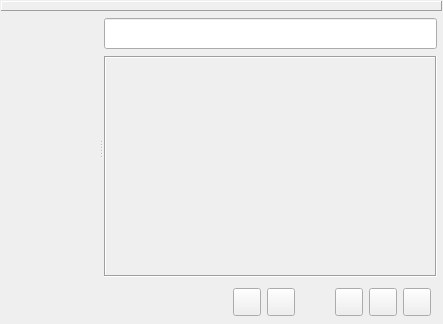
<?xml version="1.0" encoding="UTF-8"?>
<ui version="4.0">
 <class>MainWindow</class>
 <widget class="QMainWindow" name="MainWindow">
  <property name="geometry">
   <rect>
    <x>0</x>
    <y>0</y>
    <width>443</width>
    <height>324</height>
   </rect>
  </property>
  <property name="sizePolicy">
   <sizepolicy hsizetype="Expanding" vsizetype="Expanding">
    <horstretch>0</horstretch>
    <verstretch>0</verstretch>
   </sizepolicy>
  </property>
  <property name="windowTitle">
   <string>Menu</string>
  </property>
  <property name="toolButtonStyle">
   <enum>Qt::ToolButtonTextOnly</enum>
  </property>
  <property name="dockOptions">
   <set>QMainWindow::AllowTabbedDocks|QMainWindow::AnimatedDocks</set>
  </property>
  <widget class="QWidget" name="centralWidget">
   <layout class="QVBoxLayout" name="verticalLayout_3">
    <property name="spacing">
     <number>0</number>
    </property>
    <property name="leftMargin">
     <number>1</number>
    </property>
    <property name="topMargin">
     <number>1</number>
    </property>
    <property name="rightMargin">
     <number>1</number>
    </property>
    <property name="bottomMargin">
     <number>1</number>
    </property>
    <item>
     <widget class="QFrame" name="frameTopBar">
      <property name="minimumSize">
       <size>
        <width>0</width>
        <height>10</height>
       </size>
      </property>
      <property name="maximumSize">
       <size>
        <width>16777215</width>
        <height>10</height>
       </size>
      </property>
      <property name="baseSize">
       <size>
        <width>0</width>
        <height>10</height>
       </size>
      </property>
      <property name="frameShape">
       <enum>QFrame::Panel</enum>
      </property>
      <property name="frameShadow">
       <enum>QFrame::Raised</enum>
      </property>
     </widget>
    </item>
    <item>
     <widget class="QFrame" name="frame">
      <property name="sizePolicy">
       <sizepolicy hsizetype="Preferred" vsizetype="Preferred">
        <horstretch>0</horstretch>
        <verstretch>0</verstretch>
       </sizepolicy>
      </property>
      <property name="minimumSize">
       <size>
        <width>10</width>
        <height>10</height>
       </size>
      </property>
      <property name="baseSize">
       <size>
        <width>200</width>
        <height>200</height>
       </size>
      </property>
      <property name="frameShape">
       <enum>QFrame::NoFrame</enum>
      </property>
      <property name="frameShadow">
       <enum>QFrame::Raised</enum>
      </property>
      <layout class="QVBoxLayout" name="verticalLayout">
       <property name="spacing">
        <number>0</number>
       </property>
       <property name="sizeConstraint">
        <enum>QLayout::SetMaximumSize</enum>
       </property>
       <property name="leftMargin">
        <number>0</number>
       </property>
       <property name="topMargin">
        <number>6</number>
       </property>
       <property name="rightMargin">
        <number>0</number>
       </property>
       <property name="bottomMargin">
        <number>0</number>
       </property>
       <item>
        <widget class="QFrame" name="frameSplit">
         <property name="frameShape">
          <enum>QFrame::NoFrame</enum>
         </property>
         <property name="frameShadow">
          <enum>QFrame::Sunken</enum>
         </property>
         <layout class="QVBoxLayout" name="verticalLayoutSplit">
          <property name="spacing">
           <number>0</number>
          </property>
          <property name="leftMargin">
           <number>5</number>
          </property>
          <property name="topMargin">
           <number>1</number>
          </property>
          <property name="rightMargin">
           <number>5</number>
          </property>
          <property name="bottomMargin">
           <number>0</number>
          </property>
          <item>
           <widget class="QSplitter" name="splitter">
            <property name="sizePolicy">
             <sizepolicy hsizetype="Expanding" vsizetype="Expanding">
              <horstretch>0</horstretch>
              <verstretch>0</verstretch>
             </sizepolicy>
            </property>
            <property name="minimumSize">
             <size>
              <width>100</width>
              <height>100</height>
             </size>
            </property>
            <property name="orientation">
             <enum>Qt::Horizontal</enum>
            </property>
            <property name="handleWidth">
             <number>6</number>
            </property>
            <widget class="QFrame" name="frameCat">
             <property name="sizePolicy">
              <sizepolicy hsizetype="Preferred" vsizetype="Preferred">
               <horstretch>0</horstretch>
               <verstretch>0</verstretch>
              </sizepolicy>
             </property>
             <property name="frameShape">
              <enum>QFrame::NoFrame</enum>
             </property>
             <property name="frameShadow">
              <enum>QFrame::Raised</enum>
             </property>
             <layout class="QHBoxLayout" name="horizontalLayoutCat">
              <property name="spacing">
               <number>0</number>
              </property>
              <property name="leftMargin">
               <number>0</number>
              </property>
              <property name="topMargin">
               <number>0</number>
              </property>
              <property name="rightMargin">
               <number>0</number>
              </property>
              <property name="bottomMargin">
               <number>0</number>
              </property>
              <item>
               <widget class="ItemList" name="categories" native="true">
                <property name="sizePolicy">
                 <sizepolicy hsizetype="Preferred" vsizetype="Preferred">
                  <horstretch>100</horstretch>
                  <verstretch>100</verstretch>
                 </sizepolicy>
                </property>
                <property name="minimumSize">
                 <size>
                  <width>30</width>
                  <height>30</height>
                 </size>
                </property>
               </widget>
              </item>
             </layout>
            </widget>
            <widget class="QFrame" name="frameAppPanel">
             <property name="sizePolicy">
              <sizepolicy hsizetype="Preferred" vsizetype="Preferred">
               <horstretch>0</horstretch>
               <verstretch>0</verstretch>
              </sizepolicy>
             </property>
             <property name="frameShape">
              <enum>QFrame::NoFrame</enum>
             </property>
             <property name="frameShadow">
              <enum>QFrame::Sunken</enum>
             </property>
             <layout class="QVBoxLayout" name="verticalLayout_2">
              <property name="spacing">
               <number>4</number>
              </property>
              <property name="leftMargin">
               <number>0</number>
              </property>
              <property name="topMargin">
               <number>0</number>
              </property>
              <property name="rightMargin">
               <number>0</number>
              </property>
              <property name="bottomMargin">
               <number>0</number>
              </property>
              <item>
               <widget class="QFrame" name="frameSearch">
                <property name="minimumSize">
                 <size>
                  <width>0</width>
                  <height>34</height>
                 </size>
                </property>
                <property name="frameShape">
                 <enum>QFrame::NoFrame</enum>
                </property>
                <property name="frameShadow">
                 <enum>QFrame::Raised</enum>
                </property>
                <layout class="QHBoxLayout" name="horizontalLayout">
                 <property name="spacing">
                  <number>0</number>
                 </property>
                 <property name="sizeConstraint">
                  <enum>QLayout::SetMaximumSize</enum>
                 </property>
                 <property name="leftMargin">
                  <number>0</number>
                 </property>
                 <property name="topMargin">
                  <number>0</number>
                 </property>
                 <property name="rightMargin">
                  <number>0</number>
                 </property>
                 <property name="bottomMargin">
                  <number>3</number>
                 </property>
                 <item>
                  <widget class="SearchBox" name="lineEditSearchBox">
                   <property name="sizePolicy">
                    <sizepolicy hsizetype="Preferred" vsizetype="Preferred">
                     <horstretch>0</horstretch>
                     <verstretch>0</verstretch>
                    </sizepolicy>
                   </property>
                  </widget>
                 </item>
                </layout>
               </widget>
              </item>
              <item>
               <widget class="QFrame" name="frameAppList">
                <property name="frameShape">
                 <enum>QFrame::Box</enum>
                </property>
                <property name="frameShadow">
                 <enum>QFrame::Sunken</enum>
                </property>
                <layout class="QHBoxLayout" name="horizontalLayout_3">
                 <property name="spacing">
                  <number>0</number>
                 </property>
                 <property name="leftMargin">
                  <number>0</number>
                 </property>
                 <property name="topMargin">
                  <number>0</number>
                 </property>
                 <property name="rightMargin">
                  <number>0</number>
                 </property>
                 <property name="bottomMargin">
                  <number>0</number>
                 </property>
                 <item>
                  <widget class="ItemList" name="applications" native="true">
                   <property name="sizePolicy">
                    <sizepolicy hsizetype="Expanding" vsizetype="Expanding">
                     <horstretch>100</horstretch>
                     <verstretch>100</verstretch>
                    </sizepolicy>
                   </property>
                   <property name="minimumSize">
                    <size>
                     <width>30</width>
                     <height>30</height>
                    </size>
                   </property>
                   <property name="sizeIncrement">
                    <size>
                     <width>5</width>
                     <height>5</height>
                    </size>
                   </property>
                  </widget>
                 </item>
                </layout>
               </widget>
              </item>
             </layout>
            </widget>
           </widget>
          </item>
         </layout>
        </widget>
       </item>
       <item>
        <widget class="QFrame" name="frameTool">
         <property name="minimumSize">
          <size>
           <width>0</width>
           <height>46</height>
          </size>
         </property>
         <property name="maximumSize">
          <size>
           <width>220</width>
           <height>46</height>
          </size>
         </property>
         <property name="layoutDirection">
          <enum>Qt::RightToLeft</enum>
         </property>
         <property name="frameShape">
          <enum>QFrame::NoFrame</enum>
         </property>
         <property name="frameShadow">
          <enum>QFrame::Raised</enum>
         </property>
         <layout class="QHBoxLayout" name="horizontalLayout_2">
          <item>
           <widget class="ToolButton" name="buttonShutdown">
            <property name="sizePolicy">
             <sizepolicy hsizetype="Preferred" vsizetype="Preferred">
              <horstretch>0</horstretch>
              <verstretch>0</verstretch>
             </sizepolicy>
            </property>
            <property name="minimumSize">
             <size>
              <width>28</width>
              <height>28</height>
             </size>
            </property>
            <property name="maximumSize">
             <size>
              <width>28</width>
              <height>28</height>
             </size>
            </property>
            <property name="toolTip">
             <string extracomment="Shutdown"/>
            </property>
            <property name="layoutDirection">
             <enum>Qt::LeftToRight</enum>
            </property>
            <property name="text">
             <string/>
            </property>
            <property name="iconSize">
             <size>
              <width>24</width>
              <height>24</height>
             </size>
            </property>
            <property name="flat">
             <bool>false</bool>
            </property>
           </widget>
          </item>
          <item>
           <widget class="ToolButton" name="buttonLogout">
            <property name="sizePolicy">
             <sizepolicy hsizetype="Preferred" vsizetype="Preferred">
              <horstretch>0</horstretch>
              <verstretch>0</verstretch>
             </sizepolicy>
            </property>
            <property name="minimumSize">
             <size>
              <width>28</width>
              <height>28</height>
             </size>
            </property>
            <property name="maximumSize">
             <size>
              <width>28</width>
              <height>28</height>
             </size>
            </property>
            <property name="toolTip">
             <string extracomment="Shutdown"/>
            </property>
            <property name="text">
             <string/>
            </property>
            <property name="iconSize">
             <size>
              <width>24</width>
              <height>24</height>
             </size>
            </property>
            <property name="flat">
             <bool>false</bool>
            </property>
           </widget>
          </item>
          <item>
           <widget class="ToolButton" name="buttonLock">
            <property name="sizePolicy">
             <sizepolicy hsizetype="Preferred" vsizetype="Preferred">
              <horstretch>0</horstretch>
              <verstretch>0</verstretch>
             </sizepolicy>
            </property>
            <property name="minimumSize">
             <size>
              <width>28</width>
              <height>28</height>
             </size>
            </property>
            <property name="maximumSize">
             <size>
              <width>28</width>
              <height>28</height>
             </size>
            </property>
            <property name="toolTip">
             <string extracomment="Shutdown"/>
            </property>
            <property name="text">
             <string/>
            </property>
            <property name="iconSize">
             <size>
              <width>24</width>
              <height>24</height>
             </size>
            </property>
            <property name="flat">
             <bool>false</bool>
            </property>
           </widget>
          </item>
          <item>
           <widget class="QLabel" name="labelSeparator">
            <property name="minimumSize">
             <size>
              <width>20</width>
              <height>0</height>
             </size>
            </property>
            <property name="text">
             <string/>
            </property>
           </widget>
          </item>
          <item>
           <widget class="ToolButton" name="buttonReload">
            <property name="sizePolicy">
             <sizepolicy hsizetype="Preferred" vsizetype="Preferred">
              <horstretch>0</horstretch>
              <verstretch>0</verstretch>
             </sizepolicy>
            </property>
            <property name="minimumSize">
             <size>
              <width>28</width>
              <height>28</height>
             </size>
            </property>
            <property name="maximumSize">
             <size>
              <width>28</width>
              <height>28</height>
             </size>
            </property>
            <property name="toolTip">
             <string extracomment="Shutdown"/>
            </property>
            <property name="text">
             <string/>
            </property>
            <property name="iconSize">
             <size>
              <width>24</width>
              <height>24</height>
             </size>
            </property>
            <property name="flat">
             <bool>false</bool>
            </property>
           </widget>
          </item>
          <item>
           <widget class="ToolButton" name="buttonSettings">
            <property name="sizePolicy">
             <sizepolicy hsizetype="Preferred" vsizetype="Preferred">
              <horstretch>0</horstretch>
              <verstretch>0</verstretch>
             </sizepolicy>
            </property>
            <property name="minimumSize">
             <size>
              <width>28</width>
              <height>28</height>
             </size>
            </property>
            <property name="maximumSize">
             <size>
              <width>28</width>
              <height>28</height>
             </size>
            </property>
            <property name="toolTip">
             <string extracomment="Shutdown"/>
            </property>
            <property name="text">
             <string/>
            </property>
            <property name="iconSize">
             <size>
              <width>24</width>
              <height>24</height>
             </size>
            </property>
            <property name="flat">
             <bool>false</bool>
            </property>
           </widget>
          </item>
         </layout>
        </widget>
       </item>
      </layout>
     </widget>
    </item>
   </layout>
  </widget>
 </widget>
 <layoutdefault spacing="6" margin="11"/>
 <customwidgets>
  <customwidget>
   <class>ItemList</class>
   <extends>QWidget</extends>
   <header location="global">itemlist.h</header>
   <container>1</container>
  </customwidget>
  <customwidget>
   <class>SearchBox</class>
   <extends>QLineEdit</extends>
   <header location="global">searchbox.h</header>
  </customwidget>
  <customwidget>
   <class>ToolButton</class>
   <extends>QPushButton</extends>
   <header location="global">toolbutton.h</header>
  </customwidget>
 </customwidgets>
 <resources/>
 <connections/>
</ui>
